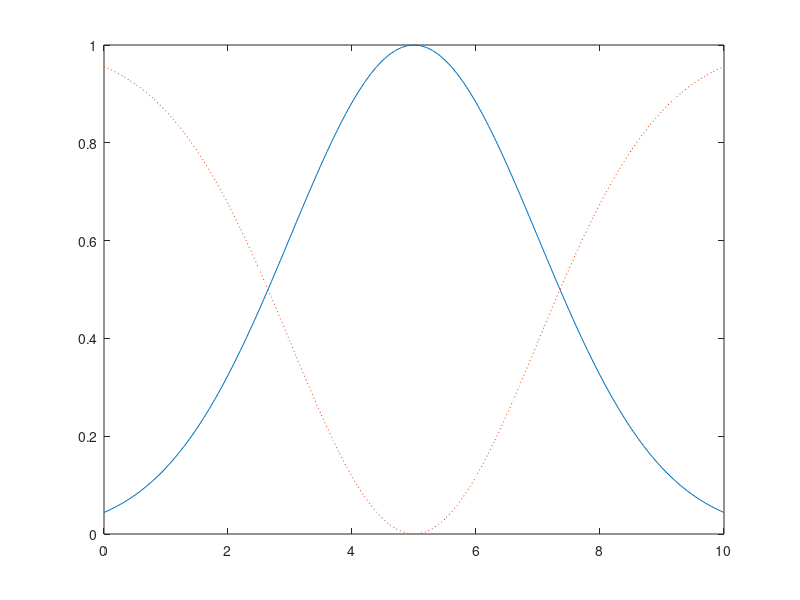

The MATLAB source for this figure:
x = 0:0.1:10; % Діапазон чисел від 0 до 10 з кроком 0.1

y1 = gaussmf(x,[2 5]); % Проста функція приналежності Гаусса
y2 = 1 - gaussmf(x,[2 5]); % Доповнення простої функції приналежності Гаусса

plot(x,y1)
hold on
plot(x,y2, ':')
hold off